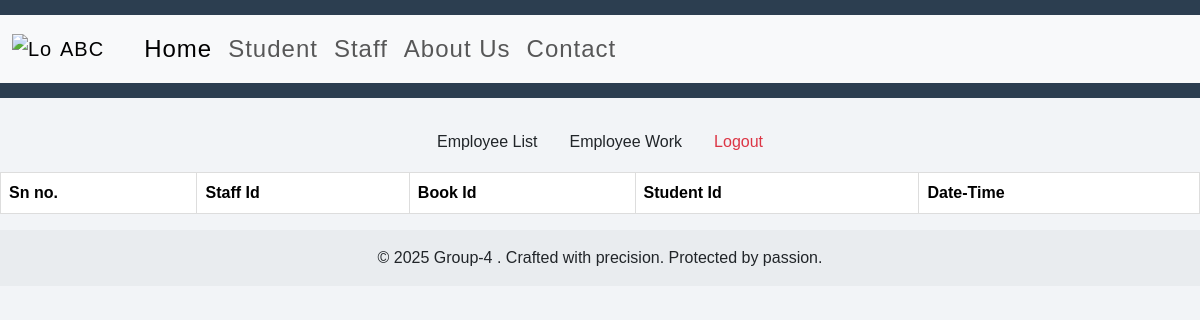
The app's page /staffwork, older data.
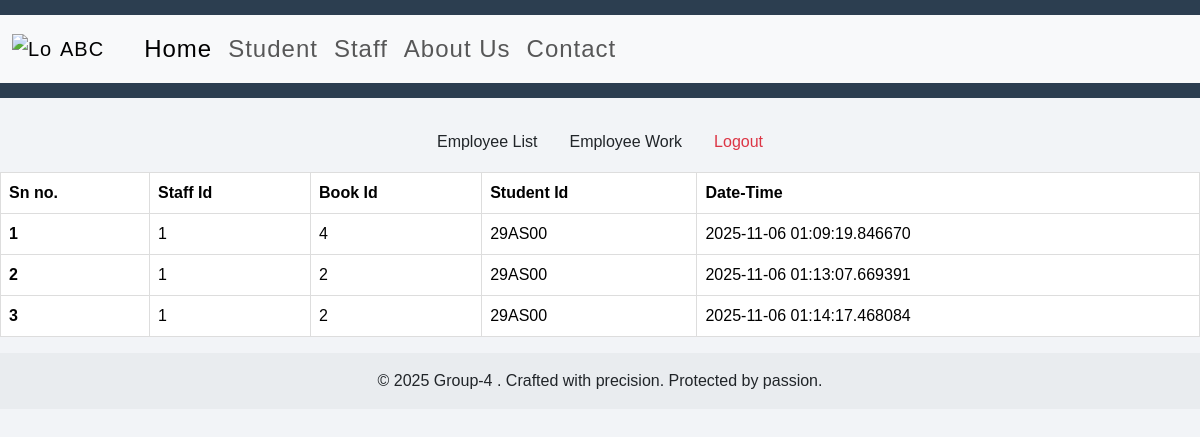
The same page, newer data.
### app.py (models this page shows)
class History(db.Model):
    id = db.Column(db.Integer,primary_key=True)
    sid = db.Column(db.Integer) #staff
    name = db.Column(db.String(50)) #student name
    bid = db.Column(db.Integer) #book id
    date = db.Column(db.DateTime,default=datetime.now)

### app.py (the view)
@app.route("/staffwork")
def Staff_Work():
    return render_template("staffwork.html",work=History.query.all())

### templates/staffwork.html (shortened to what this page needs)
{% extends "base.html" %}
{% block b %}
<br>
<ul class="nav justify-content-center">
  <li class="nav-item">
    <a class="nav-link text-dark" href="/admin">Employee List</a>
  </li>
  <li class="nav-item">
    <a class="nav-link text-dark" href="/staffwork">Employee Work</a>
  </li>
  <li class="nav-item">
    <a class="nav-link text-danger" href="/logout">Logout</a>
  </li>
</ul>
<table class="table">
    <thead>
        <tr>
            <th scope="col">Sn no.</th>
            <th scope="col">Staff Id</th>
            <th scope="col">Book Id</th>
            <th scope="col">Student Id</th>
            <th scope="col">Date-Time</th>
        </tr>
    </thead>
    <tbody>
        {% for each in work %}
        <tr>
            <th scope="row">{{loop.index}}</th>
            <td>{{each.sid}}</td>
            <td>{{each.bid}}</td>
            <td>{{each.name}}</td>
            <td>{{each.date}}</td>
        </tr>
        {% endfor %}
    </tbody>
</table>
{% endblock b %}

### templates/base.html (shortened to what this page needs)
<!DOCTYPE html>
<html lang="en">
<head>
  <link href="https://cdn.jsdelivr.net/npm/bootstrap@5.3.7/dist/css/bootstrap.min.css" rel="stylesheet"
>
  <link rel="stylesheet" href="{{ url_for('static', filename='style.css') }}">
</head>
<header>
  <nav class="navbar navbar-expand-lg bg-body-tertiary">
    <div class="container-fluid">
      <a class="navbar-brand d-flex align-items-center" href="https://stcet.ac.in/">
        <img src="https://d2gg9evh47fn9z.cloudfront.net/800px_COLOURBOX10193260.jpg" alt="Logo" width="40" height="30"
          class="me-2">ABC
      </a>
      <div class="collapse navbar-collapse gap-2" id="mainNavbar">
        <div class="navbar-nav ms-3">
          <a class="nav-link active" aria-current="page" href="/">Home</a>
          <a class="nav-link" href="/student">Student</a>
          <a class="nav-link" href="/staff">Staff</a>
          <a class="nav-link" href="/abtus">About Us</a>
          <a class="nav-link" href="/cnt">Contact</a>
        </div>
      </div>
    </div>
  </nav>
</header>
<body>
  {% block b %}
  {% endblock b %}
</body>
<footer class="text-center py-3 bg-body-secondary">
  &copy; 2025 Group-4 . Crafted with precision. Protected by passion.
</footer>
</html>

### static/style.css (style rules this page uses)
body { font-family: 'Poppins', sans-serif; background: #f2f4f7; margin: 0; padding: 0; }
header { background: #2c3e50; color: #fff; padding: 15px 0; text-align: center; font-size: 24px; letter-spacing: 1px; }
table { width: 100%; border-collapse: collapse; margin-top: 10px; }
th, td { border: 1px solid #ddd; text-align: left; padding: 10px; }
th { background-color: #3498db; color: white; }
tr:nth-child(even) { background-color: #f9f9f9; }

Row changes from the older to the newer data that the page shows:
added History: sid "1", bid "4", name "29AS00", date "2025-11-06 01:09:19.846670"
added History: sid "1", bid "2", name "29AS00", date "2025-11-06 01:13:07.669391"
added History: sid "1", bid "2", name "29AS00", date "2025-11-06 01:14:17.468084"
